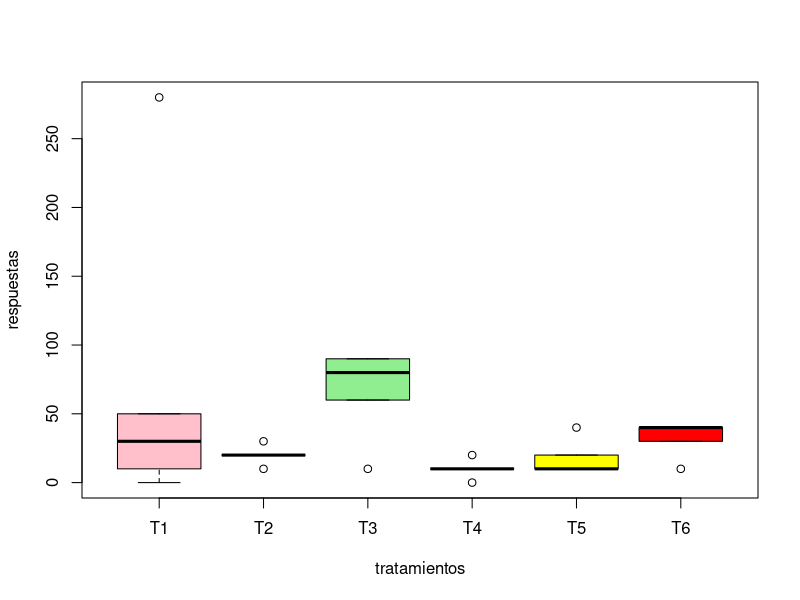
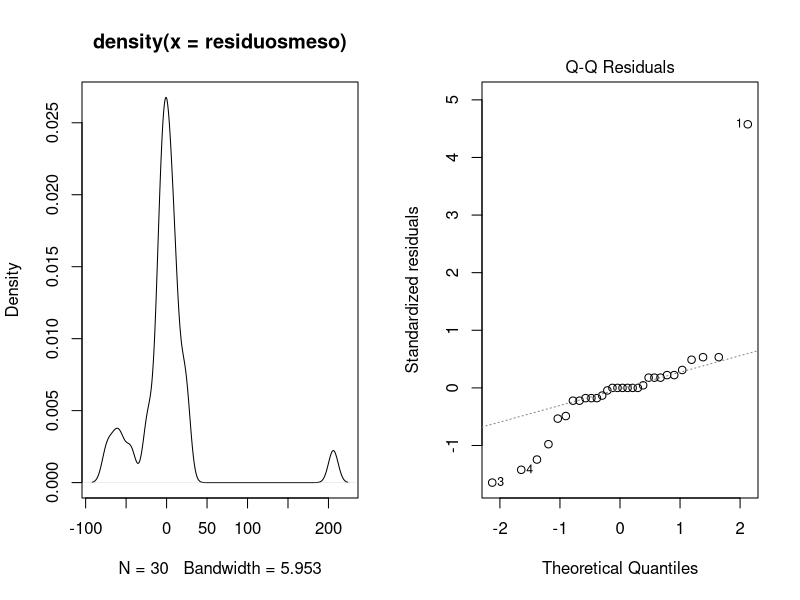
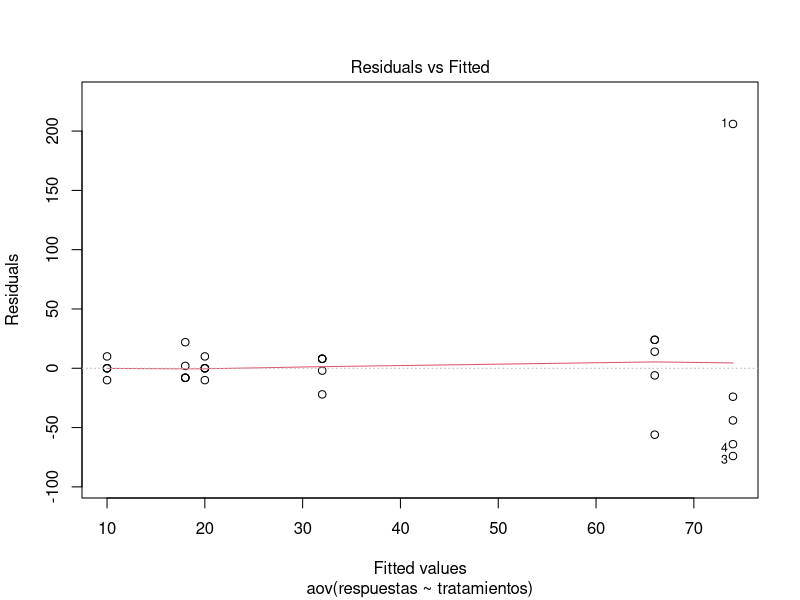
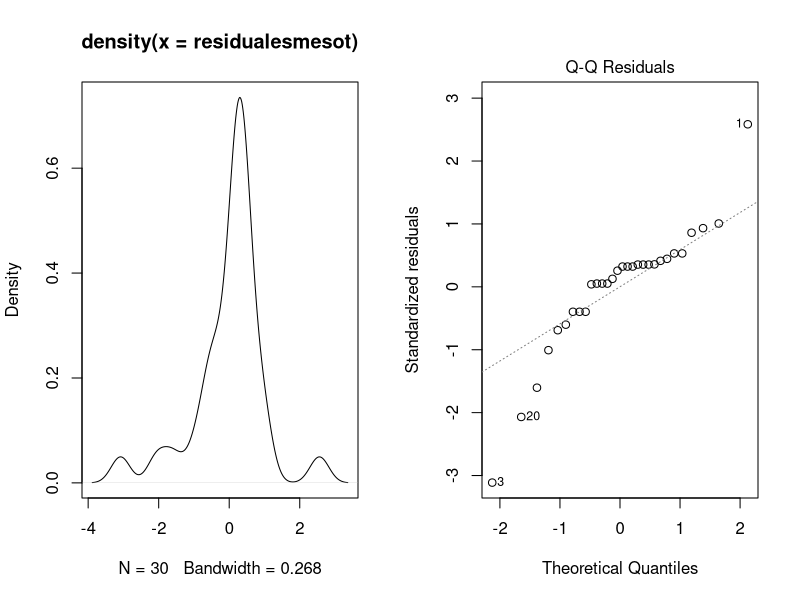
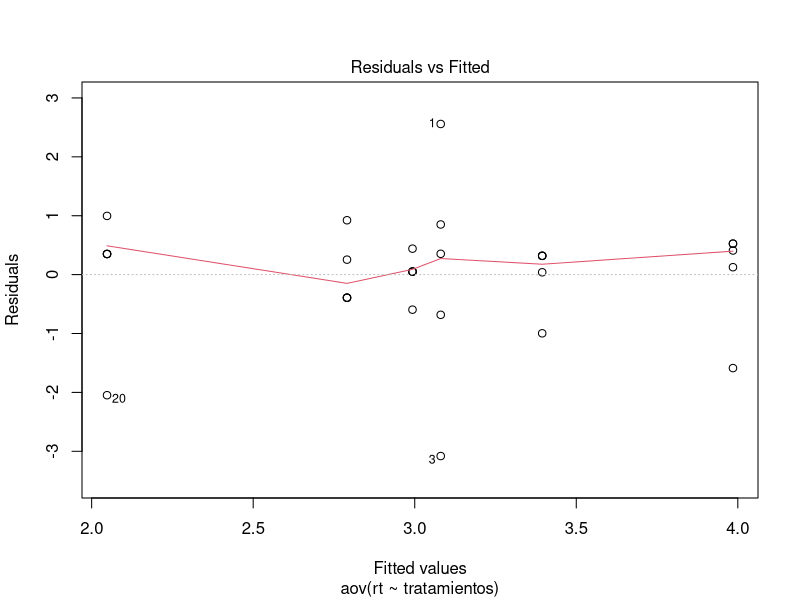

Recreate these plots in R, in order.
require(car)

#En un estudio de diferentes empaques para la carne, Gómez y González(1991)
#realizaron una prueba microbiológica y contabilizaron el número de
#mesófilos en las diferentes muestras analizadas. Los resultados se pre-
#sentan en la siguiente tabla

#se van a hacr  5 replicas, empaques T1, T2, T3, T4, T5 Y T6
#T1 = 280, 30, 0, 10, 50
#T2 = 10, 20, 20, 20, 30
#T3 = 80, 90, 10, 90, 60
#T5 = 10, 10, 10, 20, 0
#T6 = 30, 40, 40, 40, 10

#analizar Si los empaques afecta el Número de mesófilos en cada una de las diferentes envolturas.
#Evalúe los supuestos de normalidad y homogeneidad de varianzas


tratamientos=rep(c("T1","T2","T3","T4","T5","T6"),c(5,5,5,5,5,5))
tratamientos
length(tratamientos)
respuestas=c(280,30,0,10,50,
             10,20,20,20,30,
             80,90,10,90,60,
             10,10,10,20,0,
             10,20,40,10,10,
             30,40,40,40,10)
length(respuestas)
datosmesofilos=data.frame(tratamientos,respuestas)
datosmesofilos
attach(datosmesofilos)
boxplot(respuestas ~ tratamientos, data = datosmesofilos, col = c("pink","purple","lightgreen","skyblue","yellow","red","beige"))

#1. anova
modelomeso=aov(respuestas~tratamientos, data=datosmesofilos)

#2. diagnosticos supuestos
residuosmeso=residuals(modelomeso)
residuosmeso

#Normalidad
#graficop
par(mfrow=c(1,2))
plot(density(residuosmeso))
plot(modelomeso,which=2)
shapiro.test(residuosmeso)
#P valor menor que el nivel de significancia por lo que rechazo H y acepto A
#En A no hay normalidad

#Homocedasticidad
dev.off()
plot(modelomeso,which=1)
#install.packages("car")
Prueba_levene = leveneTest(respuestas~factor(tratamientos),data=datosmesofilos) 
summary(Prueba_levene)
#El test de Levene es utilizado cuando se viola el principio de normalidad en el anova solo en tal caso se 
#se usa, es para evaluar homocedasticidad 
#Formulación de hipótesis en el test de Levene:
  
#Hipótesis nula (H0): La varianza es la misma para todos los grupos - existe homocedasticidad
#Hipótesis alternativa (H1): Al menos una de las varianzas es diferente de las demás.

#Interpretación del resultado:
  
#Si el valor p es menor que un nivel de significancia predefinido (comúnmente 0.05), 
#se rechaza la hipótesis nula y se concluye que al menos una de las varianzas es significativamente 
#diferente de las demás.
#Si el valor p es mayor que el nivel de significancia, no hay suficiente evidencia para rechazar 
#la hipótesis nula, lo que sugiere que las varianzas son similares entre los grupos.

p_levene_valor =  Prueba_levene$`Pr(>F)`[1] #acceder al numero del elemento Pr(>F)
p_levene_valor

if(p_levene_valor >= 0.05){
  print("Se acepta la hipotesis de que si puede existir homocedasticidad")
} else {
  print("Se rechaza la hipotesis de que existe homocedasticidad")
}


#El factor es para que no salga el error
#Para el test de levene hay homocedasticidad, pero por los embudos hay que preocuparse, por eso este ejemplo es todo lo malo que puede pasarte en la vida
#Hay una simetria demasiado marcada
#El objetivo de trasnformar los datos es corregir los errores de homocedasticidad (Por culpa del embudo), lo que trae efectos colaterales
#Puede que se arregle un poco la normalidad

datosmesofilos$rt=log(datosmesofilos$respuestas+1)
attach(datosmesofilos)
datosmesofilos
modelomesot=aov(rt~tratamientos,data=datosmesofilos)
datosmesofilos
residualesmesot=residuals(modelomesot)
residualesmesot
par(mfrow=c(1,2))
plot(density(residualesmesot))
plot(modelomesot,which=2)
shapiro.test(residualesmesot)
#No hay normalidad pero ya hay un poco de simetria
#Esto el anova ya lo puede resistir aun cuando no hay normalidad
dev.off()
plot(modelomesot,which=1)
leveneTest(rt~factor(tratamientos),data=datosmesofilos)

summary(modelomesot)
#El tipo de empaque no afecta el número de mesofilos